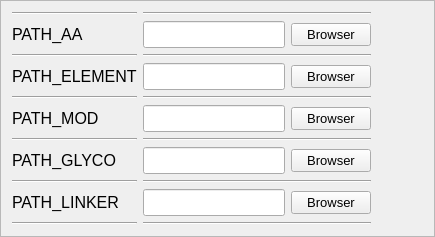
             <widget class="QFrame" name="frame">
              <property name="sizePolicy">
               <sizepolicy hsizetype="Expanding" vsizetype="Preferred">
                <horstretch>0</horstretch>
                <verstretch>0</verstretch>
               </sizepolicy>
              </property>
              <property name="frameShape">
               <enum>QFrame::StyledPanel</enum>
              </property>
              <property name="frameShadow">
               <enum>QFrame::Raised</enum>
              </property>
              <layout class="QVBoxLayout" name="verticalLayout_9">
               <item>
                <layout class="QGridLayout" name="gridLayout">
                 <property name="sizeConstraint">
                  <enum>QLayout::SetDefaultConstraint</enum>
                 </property>
                 <item row="10" column="0">
                  <widget class="QLabel" name="lbl_ini_PL">
                   <property name="font">
                    <font>
                     <pointsize>12</pointsize>
                     <weight>50</weight>
                     <bold>false</bold>
                    </font>
                   </property>
                   <property name="text">
                    <string>PATH_LINKER</string>
                   </property>
                   <property name="alignment">
                    <set>Qt::AlignLeading|Qt::AlignLeft|Qt::AlignVCenter</set>
                   </property>
                  </widget>
                 </item>
                 <item row="9" column="4">
                  <widget class="Line" name="line_14">
                   <property name="orientation">
                    <enum>Qt::Horizontal</enum>
                   </property>
                  </widget>
                 </item>
                 <item row="2" column="1">
                  <widget class="Line" name="line_6">
                   <property name="orientation">
                    <enum>Qt::Horizontal</enum>
                   </property>
                  </widget>
                 </item>
                 <item row="7" column="1">
                  <widget class="Line" name="line_9">
                   <property name="orientation">
                    <enum>Qt::Horizontal</enum>
                   </property>
                  </widget>
                 </item>
                 <item row="9" column="1">
                  <widget class="Line" name="line_13">
                   <property name="orientation">
                    <enum>Qt::Horizontal</enum>
                   </property>
                  </widget>
                 </item>
                 <item row="6" column="1">
                  <layout class="QHBoxLayout" name="horizontalLayout_5">
                   <item>
                    <widget class="QLineEdit" name="ledt_ini_PM">
                     <property name="font">
                      <font>
                       <pointsize>12</pointsize>
                       <weight>50</weight>
                       <bold>false</bold>
                      </font>
                     </property>
                    </widget>
                   </item>
                   <item>
                    <widget class="QPushButton" name="btn_ini_PM">
                     <property name="font">
                      <font>
                       <pointsize>10</pointsize>
                       <weight>50</weight>
                       <bold>false</bold>
                      </font>
                     </property>
                     <property name="text">
                      <string>Browser</string>
                     </property>
                    </widget>
                   </item>
                  </layout>
                 </item>
                 <item row="4" column="1">
                  <widget class="Line" name="line">
                   <property name="orientation">
                    <enum>Qt::Horizontal</enum>
                   </property>
                  </widget>
                 </item>
                 <item row="8" column="0">
                  <widget class="QLabel" name="lbl_ini_PG">
                   <property name="font">
                    <font>
                     <pointsize>12</pointsize>
                     <weight>50</weight>
                     <bold>false</bold>
                    </font>
                   </property>
                   <property name="text">
                    <string>PATH_GLYCO</string>
                   </property>
                   <property name="alignment">
                    <set>Qt::AlignLeading|Qt::AlignLeft|Qt::AlignVCenter</set>
                   </property>
                  </widget>
                 </item>
                 <item row="7" column="0">
                  <widget class="Line" name="line_8">
                   <property name="orientation">
                    <enum>Qt::Horizontal</enum>
                   </property>
                  </widget>
                 </item>
                 <item row="0" column="6">
                  <widget class="Line" name="line_23">
                   <property name="orientation">
                    <enum>Qt::Horizontal</enum>
                   </property>
                  </widget>
                 </item>
                 <item row="7" column="4">
                  <widget class="Line" name="line_10">
                   <property name="orientation">
                    <enum>Qt::Horizontal</enum>
                   </property>
                  </widget>
                 </item>
                 <item row="4" column="4">
                  <widget class="Line" name="line_2">
                   <property name="orientation">
                    <enum>Qt::Horizontal</enum>
                   </property>
                  </widget>
                 </item>
                 <item row="10" column="1">
                  <layout class="QHBoxLayout" name="horizontalLayout_8">
                   <item>
                    <widget class="QLineEdit" name="ledt_ini_PL">
                     <property name="font">
                      <font>
                       <pointsize>12</pointsize>
                       <weight>50</weight>
                       <bold>false</bold>
                      </font>
                     </property>
                    </widget>
                   </item>
                   <item>
                    <widget class="QPushButton" name="btn_ini_PL">
                     <property name="font">
                      <font>
                       <pointsize>10</pointsize>
                       <weight>50</weight>
                       <bold>false</bold>
                      </font>
                     </property>
                     <property name="text">
                      <string>Browser</string>
                     </property>
                    </widget>
                   </item>
                  </layout>
                 </item>
                 <item row="4" column="0">
                  <widget class="Line" name="line_4">
                   <property name="orientation">
                    <enum>Qt::Horizontal</enum>
                   </property>
                  </widget>
                 </item>
                 <item row="4" column="6">
                  <widget class="Line" name="line_3">
                   <property name="orientation">
                    <enum>Qt::Horizontal</enum>
                   </property>
                  </widget>
                 </item>
                 <item row="2" column="4">
                  <widget class="Line" name="line_7">
                   <property name="orientation">
                    <enum>Qt::Horizontal</enum>
                   </property>
                  </widget>
                 </item>
                 <item row="11" column="6">
                  <widget class="Line" name="line_19">
                   <property name="orientation">
                    <enum>Qt::Horizontal</enum>
                   </property>
                  </widget>
                 </item>
                 <item row="11" column="1">
                  <widget class="Line" name="line_17">
                   <property name="orientation">
                    <enum>Qt::Horizontal</enum>
                   </property>
                  </widget>
                 </item>
                 <item row="8" column="1">
                  <layout class="QHBoxLayout" name="horizontalLayout_6">
                   <item>
                    <widget class="QLineEdit" name="ledt_ini_PG">
                     <property name="font">
                      <font>
                       <pointsize>12</pointsize>
                       <weight>50</weight>
                       <bold>false</bold>
                      </font>
                     </property>
                    </widget>
                   </item>
                   <item>
                    <widget class="QPushButton" name="btn_ini_PG">
                     <property name="font">
                      <font>
                       <pointsize>10</pointsize>
                       <weight>50</weight>
                       <bold>false</bold>
                      </font>
                     </property>
                     <property name="text">
                      <string>Browser</string>
                     </property>
                    </widget>
                   </item>
                  </layout>
                 </item>
                 <item row="9" column="0">
                  <widget class="Line" name="line_12">
                   <property name="orientation">
                    <enum>Qt::Horizontal</enum>
                   </property>
                  </widget>
                 </item>
                 <item row="1" column="0">
                  <widget class="QLabel" name="lbl_ini_PA">
                   <property name="font">
                    <font>
                     <pointsize>12</pointsize>
                     <weight>50</weight>
                     <bold>false</bold>
                    </font>
                   </property>
                   <property name="toolTip">
                    <string>&lt;html&gt;&lt;head/&gt;&lt;body&gt;&lt;p&gt;to_be_continued...&lt;/p&gt;&lt;/body&gt;&lt;/html&gt;</string>
                   </property>
                   <property name="text">
                    <string>PATH_AA</string>
                   </property>
                   <property name="alignment">
                    <set>Qt::AlignLeading|Qt::AlignLeft|Qt::AlignVCenter</set>
                   </property>
                  </widget>
                 </item>
                 <item row="0" column="1">
                  <widget class="Line" name="line_21">
                   <property name="orientation">
                    <enum>Qt::Horizontal</enum>
                   </property>
                  </widget>
                 </item>
                 <item row="0" column="4">
                  <widget class="Line" name="line_22">
                   <property name="orientation">
                    <enum>Qt::Horizontal</enum>
                   </property>
                  </widget>
                 </item>
                 <item row="0" column="0">
                  <widget class="Line" name="line_20">
                   <property name="orientation">
                    <enum>Qt::Horizontal</enum>
                   </property>
                  </widget>
                 </item>
                 <item row="3" column="0">
                  <widget class="QLabel" name="lbl_ini_PE">
                   <property name="sizePolicy">
                    <sizepolicy hsizetype="Preferred" vsizetype="Expanding">
                     <horstretch>0</horstretch>
                     <verstretch>0</verstretch>
                    </sizepolicy>
                   </property>
                   <property name="font">
                    <font>
                     <pointsize>12</pointsize>
                     <weight>50</weight>
                     <bold>false</bold>
                    </font>
                   </property>
                   <property name="text">
                    <string>PATH_ELEMENT</string>
                   </property>
                   <property name="alignment">
                    <set>Qt::AlignLeading|Qt::AlignLeft|Qt::AlignVCenter</set>
                   </property>
                  </widget>
                 </item>
                 <item row="3" column="1">
                  <layout class="QHBoxLayout" name="horizontalLayout_4">
                   <item>
                    <widget class="QLineEdit" name="ledt_ini_PE">
                     <property name="font">
                      <font>
                       <pointsize>12</pointsize>
                       <weight>50</weight>
                       <bold>false</bold>
                      </font>
                     </property>
                    </widget>
                   </item>
                   <item>
                    <widget class="QPushButton" name="btn_ini_PE">
                     <property name="sizePolicy">
                      <sizepolicy hsizetype="Fixed" vsizetype="Fixed">
                       <horstretch>0</horstretch>
                       <verstretch>0</verstretch>
                      </sizepolicy>
                     </property>
                     <property name="font">
                      <font>
                       <pointsize>10</pointsize>
                       <weight>50</weight>
                       <bold>false</bold>
                      </font>
                     </property>
                     <property name="text">
                      <string>Browser</string>
                     </property>
                    </widget>
                   </item>
                  </layout>
                 </item>
                 <item row="1" column="1">
                  <layout class="QHBoxLayout" name="horizontalLayout">
                   <item>
                    <widget class="QLineEdit" name="ledt_ini_PA">
                     <property name="font">
                      <font>
                       <pointsize>12</pointsize>
                       <weight>50</weight>
                       <bold>false</bold>
                      </font>
                     </property>
                    </widget>
                   </item>
                   <item>
                    <widget class="QPushButton" name="btn_ini_PA">
                     <property name="sizePolicy">
                      <sizepolicy hsizetype="Fixed" vsizetype="Fixed">
                       <horstretch>0</horstretch>
                       <verstretch>0</verstretch>
                      </sizepolicy>
                     </property>
                     <property name="font">
                      <font>
                       <pointsize>10</pointsize>
                       <weight>50</weight>
                       <bold>false</bold>
                      </font>
                     </property>
                     <property name="text">
                      <string>Browser</string>
                     </property>
                     <property name="autoDefault">
                      <bool>false</bool>
                     </property>
                    </widget>
                   </item>
                  </layout>
                 </item>
                 <item row="9" column="6">
                  <widget class="Line" name="line_15">
                   <property name="orientation">
                    <enum>Qt::Horizontal</enum>
                   </property>
                  </widget>
                 </item>
                 <item row="11" column="4">
                  <widget class="Line" name="line_18">
                   <property name="orientation">
                    <enum>Qt::Horizontal</enum>
                   </property>
                  </widget>
                 </item>
                 <item row="11" column="0">
                  <widget class="Line" name="line_16">
                   <property name="orientation">
                    <enum>Qt::Horizontal</enum>
                   </property>
                  </widget>
                 </item>
                 <item row="2" column="6">
                  <widget class="Line" name="line_24">
                   <property name="orientation">
                    <enum>Qt::Horizontal</enum>
                   </property>
                  </widget>
                 </item>
                 <item row="7" column="6">
                  <widget class="Line" name="line_11">
                   <property name="orientation">
                    <enum>Qt::Horizontal</enum>
                   </property>
                  </widget>
                 </item>
                 <item row="6" column="0">
                  <widget class="QLabel" name="lbl_ini_PM">
                   <property name="font">
                    <font>
                     <pointsize>12</pointsize>
                     <weight>50</weight>
                     <bold>false</bold>
                    </font>
                   </property>
                   <property name="text">
                    <string>PATH_MOD</string>
                   </property>
                   <property name="alignment">
                    <set>Qt::AlignLeading|Qt::AlignLeft|Qt::AlignVCenter</set>
                   </property>
                  </widget>
                 </item>
                 <item row="2" column="0">
                  <widget class="Line" name="line_5">
                   <property name="orientation">
                    <enum>Qt::Horizontal</enum>
                   </property>
                  </widget>
                 </item>
                 <item row="6" column="3">
                  <spacer name="horizontalSpacer_2">
                   <property name="orientation">
                    <enum>Qt::Horizontal</enum>
                   </property>
                   <property name="sizeHint" stdset="0">
                    <size>
                     <width>40</width>
                     <height>20</height>
                    </size>
                   </property>
                  </spacer>
                 </item>
                </layout>
               </item>
              </layout>
             </widget>
